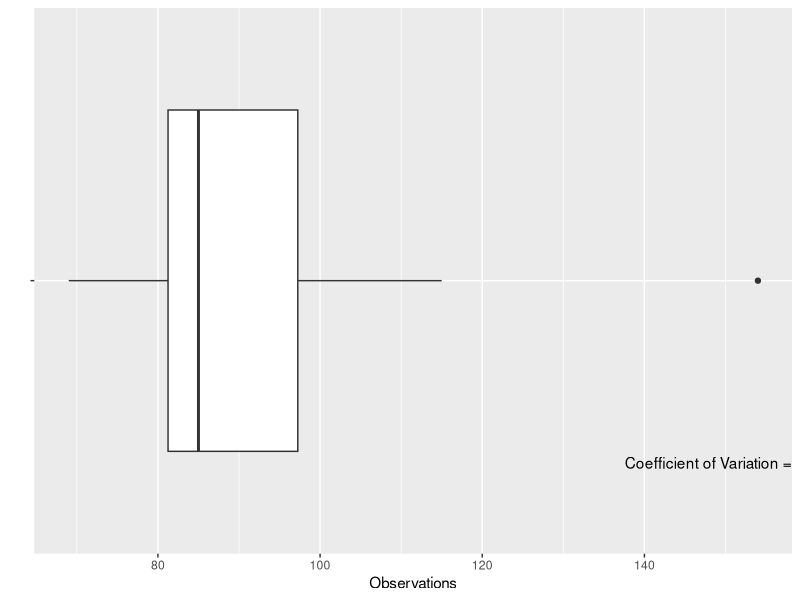

The R script that drew this image:
#! /usr/bin/env Rscript

# Find the number of birds spotted per group

library(ggplot2)
library(plyr)

get_cv <- function(df) {
    # @returns coefficient of variation in %
    sd <- sd(df)
    avg <- mean(df)
    cat('s =', sd, 'and mean =', avg, fill=TRUE)
    sd/avg * 100
}

filter_5 <- function(df) {
    # @returns only observations of 5 species
    df[
        df$Bird.Species == 'Javan myna' |
        df$Bird.Species == 'Yellow-vented bulbul' |
        df$Bird.Species == 'Olive-backed sunbird' |
        df$Bird.Species == 'Rock pigeon' |
        df$Bird.Species == 'Black-naped oriole'
    , ]
}

df <- read.csv('data.csv')
df <- df[!is.na(df$Bird.Species), ]  # only confident IDs
df <- df[!is.na(df$Distance.Bin), ]  # no flybys or heard-not-seens
df <- filter_5(df)
obs_per_group <- count(df$Group.Name)
names(obs_per_group) <- c('Group Name', 'Observations')
obs_per_group <- data.frame(obs_per_group)

print(obs_per_group)  # tabular print
cat('Total:', sum(obs_per_group$Observations), fill=TRUE)

cv <- get_cv(obs_per_group$Observations)
cv <- round(cv, digits=3)
cv_text <- paste('Coefficient of Variation = ', cv, '%', sep='')
cat(cv_text, fill=TRUE)

# annotate: inverted (x, y) because of coord_flip
g <- ggplot(obs_per_group, aes(x='', y=Observations)) +
    geom_boxplot() + coord_flip() +  # horiziontal boxplot
    labs(x='') +
    annotate('text', label=cv_text, x=0.6, y=152)  

ggsave('04-group_counts.png', width=6, height=2)
